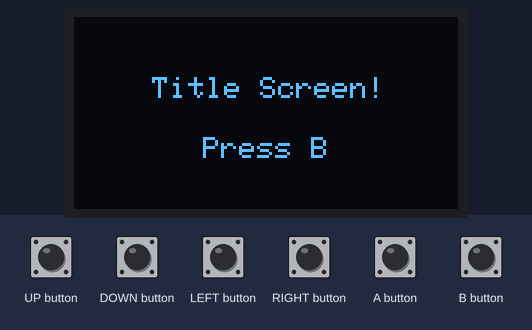
The sketch below on a simulated Arduboy, built with avr-gcc and run on an emulated ATmega32U4. Shown: 128×64 one-colour display. The inputs (shaded band) are chosen by the test bench.

Above: at 1.2 s.
1.3 s: B button pressed for 0.15 s
At 2.3 s:
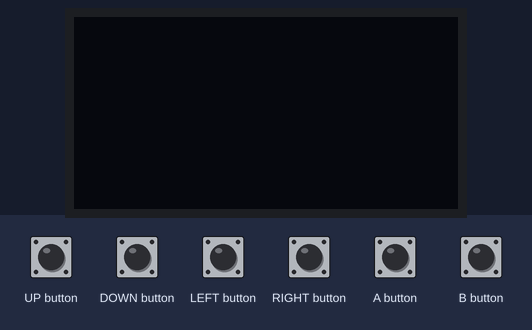
2.9 s: B button pressed for 1 s
At 4.2 s:
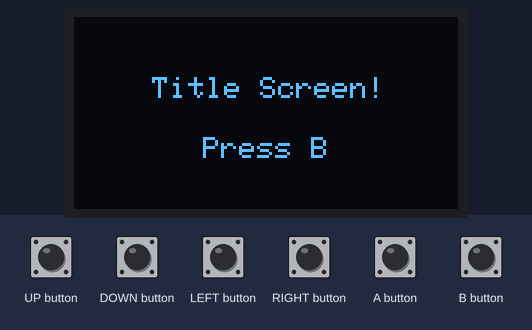
Timing chart, 0 to 5.9 s (numbered marks = the images above; inputs shaded):
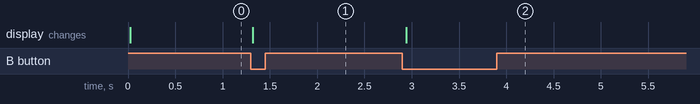

Measured:
- after the input at 1.3 s, the display: changes at once (image 1)
- after the input at 2.9 s, the display: changes at once (image 2)

The sketch:

HighScore.ino
```cpp
#include <Arduboy2.h>

// Defines ----------------------------------------------------------------------

#define MAX_NUMBER_OF_SLOTS           5


// -------------------------------------------------------------------------------
// Slot structure.  Holds a single high score entry.

struct Slot {

  uint8_t chars[3];
  uint16_t score;

  void reset() {

    // Your Turn: provide code to reset the slot structure.

  }

};


// -------------------------------------------------------------------------------
// Utilities to read and write details to the EEPROM

Slot slots[MAX_NUMBER_OF_SLOTS];


// Initiliase the EEPROM (well the array anyway) ..

void initHighScoreTable() {

  // Your Turn: copy and paste the initialisation code from the instructions

}


// Get details of slot number x.

Slot getSlot(uint8_t x) {

  return slots[x];

}


// -------------------------------------------------------------------------------
//   Start of Game
// -------------------------------------------------------------------------------

Arduboy2 arduboy;

enum GameState {
  Title_Init,
  Title,
  HighScore_Init,
  HighScore,
};

struct TitleScreenVars { };

struct GamePlayVars {

  uint8_t score = 0;

  void reset() {
    score = 0;
  }

};

struct HighScoreVars {

  Slot slot;

};

TitleScreenVars titleScreenVars;
GamePlayVars gamePlayVars;
HighScoreVars highScoreVars;

GameState gameState = GameState::Title_Init;


void setup() {

  arduboy.boot();
  initHighScoreTable();

  gameState = GameState::Title_Init;

}

void loop() {

  if (!arduboy.nextFrame()) return;
  arduboy.pollButtons();
  arduboy.clear();

  switch (gameState) {

    case GameState::Title_Init:
      title_Init();
      [[fallthrough]]

    case GameState::Title:
      title();
      break;

    case GameState::HighScore_Init:
      highScore_Init();
      [[fallthrough]]

    case GameState::HighScore:
      highScore();
      break;

    default: break;

  }

  arduboy.display();

}


// ----------------------------------------------------------------------------
//  Title state ..
//
void title_Init() {

  gameState = GameState::Title;

}

void title() {

  // Handle input ..

  if (arduboy.justPressed(B_BUTTON)) {
    gameState = GameState::HighScore_Init;
  }

  // Render screen ..

  arduboy.setCursor(26, 20);
  arduboy.print(F("Title Screen!"));

  arduboy.setCursor(43, 40);
  arduboy.print(F("Press B"));

}


// --------------------------------------------------------------------------------------
//  High Score state
//
void highScore_Init() {

  gameState = GameState::HighScore;

}

void highScore() {

  uint8_t xOffset = 28;
  uint8_t yOffset = 3;

  for (uint8_t x = 0; x < MAX_NUMBER_OF_SLOTS; x++) {

    Slot slot = getSlot(x);

    // Your Turn: retrieve and render all slots

    yOffset = yOffset + 12;

  }


  // Handle buttons ..

  if (arduboy.justPressed(A_BUTTON) || arduboy.justPressed(B_BUTTON)) {

    gameState = GameState::Title_Init;

  }

}
```
